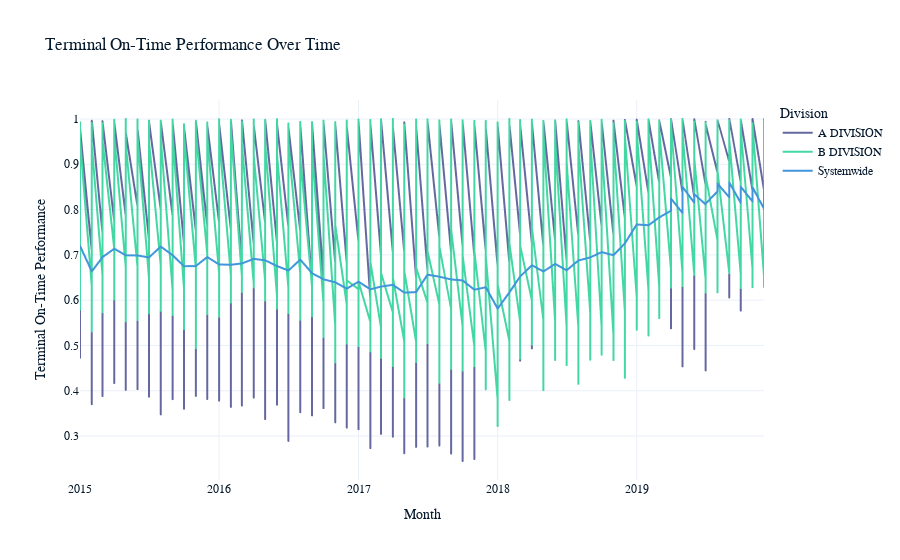

Notebook code for this chart:
### Code cell
import pandas as pd
import plotly.express as px

# Load the dataset
df = pd.read_csv('./MTA_Subway_Terminal_On-Time_Performance__2015-2019_20240806.csv')

# Convert the month column to datetime
df['month'] = pd.to_datetime(df['month'])

# Extract year and month for better visualization
df['year'] = df['month'].dt.year
df['month_only'] = df['month'].dt.month

# Plotting Terminal On-Time Performance over time
fig = px.line(df, x='month', y='terminal_on_time_performance', color='division',
              title='Terminal On-Time Performance Over Time',
              labels={'month': 'Month', 'terminal_on_time_performance': 'Terminal On-Time Performance', 'division': 'Division'})
fig.update_layout(xaxis_title='Month', yaxis_title='Terminal On-Time Performance', legend_title='Division')

fig.show()

### Figure 1 — Plotly figure (JSON) as saved in the notebook; plotly's stock layout.template omitted (floating-point values rounded to 4 significant figures; data arrays with more than 128 entries replaced by an {"elided": "..."} marker saying what was removed)
{"data": [{"hovertemplate": "Division=A DIVISION<br>Month=%{x}<br>Terminal On-Time Performance=%{y}<extra></extra>", "legendgroup": "A DIVISION", "line": {"color": "#6568a0", "dash": "solid"}, "marker": {"symbol": "circle"}, "mode": "lines", "name": "A DIVISION", "showlegend": true, "x": {"elided": "552 str values"}, "xaxis": "x", "y": {"elided": "552 float values"}, "yaxis": "y", "type": "scattergl"}, {"hovertemplate": "Division=B DIVISION<br>Month=%{x}<br>Terminal On-Time Performance=%{y}<extra></extra>", "legendgroup": "B DIVISION", "line": {"color": "#43d7a4", "dash": "solid"}, "marker": {"symbol": "circle"}, "mode": "lines", "name": "B DIVISION", "showlegend": true, "x": {"elided": "1044 str values"}, "xaxis": "x", "y": {"elided": "1044 float values"}, "yaxis": "y", "type": "scattergl"}, {"hovertemplate": "Division=Systemwide<br>Month=%{x}<br>Terminal On-Time Performance=%{y}<extra></extra>", "legendgroup": "Systemwide", "line": {"color": "#4095db", "dash": "solid"}, "marker": {"symbol": "circle"}, "mode": "lines", "name": "Systemwide", "showlegend": true, "x": ["2015-01-01T00:00:00", "2015-02-01T00:00:00", "2015-03-01T00:00:00", "2015-04-01T00:00:00", "2015-05-01T00:00:00", "2015-06-01T00:00:00", "2015-07-01T00:00:00", "2015-08-01T00:00:00", "2015-09-01T00:00:00", "2015-10-01T00:00:00", "2015-11-01T00:00:00", "2015-12-01T00:00:00", "2016-01-01T00:00:00", "2016-02-01T00:00:00", "2016-03-01T00:00:00", "2016-04-01T00:00:00", "2016-05-01T00:00:00", "2016-06-01T00:00:00", "2016-07-01T00:00:00", "2016-08-01T00:00:00", "2016-09-01T00:00:00", "2016-10-01T00:00:00", "2016-11-01T00:00:00", "2016-12-01T00:00:00", "2017-01-01T00:00:00", "2017-02-01T00:00:00", "2017-03-01T00:00:00", "2017-04-01T00:00:00", "2017-05-01T00:00:00", "2017-06-01T00:00:00", "2017-07-01T00:00:00", "2017-08-01T00:00:00", "2017-09-01T00:00:00", "2017-10-01T00:00:00", "2017-11-01T00:00:00", "2017-12-01T00:00:00", "2018-01-01T00:00:00", "2018-02-01T00:00:00", "2018-03-01T00:00:00", "2018-04-01T00:00:00", "2018-05-01T00:00:00", "2018-06-01T00:00:00", "2018-07-01T00:00:00", "2018-08-01T00:00:00", "2018-09-01T00:00:00", "2018-10-01T00:00:00", "2018-11-01T00:00:00", "2018-12-01T00:00:00", "2019-01-01T00:00:00", "2019-02-01T00:00:00", "2019-03-01T00:00:00", "2019-04-01T00:00:00", "2019-04-01T00:00:00", "2019-05-01T00:00:00", "2019-05-01T00:00:00", "2019-06-01T00:00:00", "2019-06-01T00:00:00", "2019-07-01T00:00:00", "2019-07-01T00:00:00", "2019-08-01T00:00:00", "2019-08-01T00:00:00", "2019-09-01T00:00:00", "2019-09-01T00:00:00", "2019-10-01T00:00:00", "2019-10-01T00:00:00", "2019-11-01T00:00:00", "2019-11-01T00:00:00", "2019-12-01T00:00:00", "2019-12-01T00:00:00"], "xaxis": "x", "y": [0.7197, 0.6635, 0.695, 0.7137, 0.6991, 0.6987, 0.6943, 0.7183, 0.6992, 0.675, 0.6753, 0.6952, 0.6788, 0.6782, 0.6811, 0.6913, 0.6879, 0.6754, 0.6654, 0.6896, 0.6595, 0.646, 0.6394, 0.6254, 0.6409, 0.624, 0.63, 0.6338, 0.6167, 0.6178, 0.6563, 0.6518, 0.6457, 0.6436, 0.623, 0.6286, 0.5812, 0.6174, 0.6523, 0.6771, 0.6634, 0.68, 0.6658, 0.6877, 0.6944, 0.7062, 0.6992, 0.7256, 0.7671, 0.7654, 0.7827, 0.7976, 0.8241, 0.7925, 0.8504, 0.8152, 0.8341, 0.8112, 0.8131, 0.8401, 0.8572, 0.8271, 0.8599, 0.8146, 0.8505, 0.8177, 0.849, 0.802, 0.8636], "yaxis": "y", "type": "scattergl"}], "layout": {"xaxis": {"anchor": "y", "domain": [0, 1], "title": {"text": "Month"}}, "yaxis": {"anchor": "x", "domain": [0, 1], "title": {"text": "Terminal On-Time Performance"}}, "legend": {"title": {"text": "Division"}, "tracegroupgap": 0}, "title": {"text": "Terminal On-Time Performance Over Time"}}}
